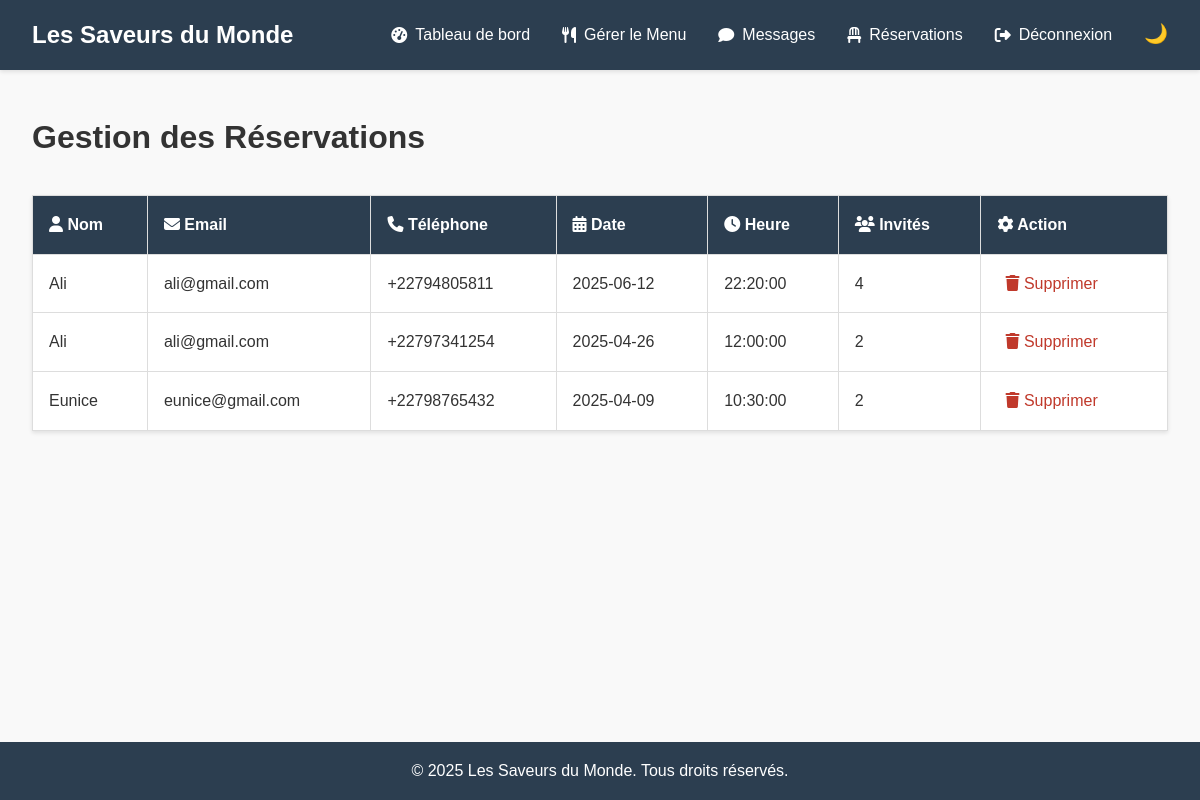
/admin/reservations.php (signed in), run on the app's committed database.
### tables this page shows
CREATE TABLE IF NOT EXISTS `reservations` (
  `id` int NOT NULL AUTO_INCREMENT,
  `name` varchar(100) NOT NULL,
  `email` varchar(100) NOT NULL,
  `phone` varchar(20) NOT NULL,
  `reservation_date` date NOT NULL,
  `reservation_time` time NOT NULL,
  `guests` int NOT NULL,
  PRIMARY KEY (`id`)
);

### admin/reservations.php (the view, shortened to what this page needs)
<?php
require_once '../includes/config.php';
try {
    $stmt = $pdo->query("SELECT * FROM reservations ORDER BY reservation_date DESC, reservation_time DESC");
    $reservations = $stmt->fetchAll(PDO::FETCH_ASSOC);
} catch (PDOException $e) {
    $error = "Erreur lors de la récupération des réservations : " . $e->getMessage();
    $reservations = [];
}
require_once '../includes/header.php';
?>
<main>
    <h1>Gestion des Réservations</h1>
    <section class="reservation-list">
        <?php if (empty($reservations)): ?>
            <p>Aucune réservation pour le moment.</p>
        <?php else: ?>
            <table>
                <thead>
                    <tr>
                        <th><i class="fas fa-user"></i> Nom</th>
                        <th><i class="fas fa-envelope"></i> Email</th>
                        <th><i class="fas fa-phone"></i> Téléphone</th>
                        <th><i class="fas fa-calendar-alt"></i> Date</th>
                        <th><i class="fas fa-clock"></i> Heure</th>
                        <th><i class="fas fa-users"></i> Invités</th>
                        <th><i class="fas fa-cog"></i> Action</th>
                    </tr>
                </thead>
                <tbody>
                    <?php foreach ($reservations as $reservation): ?>
                        <tr>
                            <td><?php echo htmlspecialchars($reservation['name']); ?></td>
                            <td><?php echo htmlspecialchars($reservation['email']); ?></td>
                            <td><?php echo htmlspecialchars($reservation['phone']); ?></td>
                            <td><?php echo htmlspecialchars($reservation['reservation_date']); ?></td>
                            <td><?php echo htmlspecialchars($reservation['reservation_time']); ?></td>
                            <td><?php echo htmlspecialchars($reservation['guests']); ?></td>
                            <td>
                                <a href="?delete=<?php echo $reservation['id']; ?>" class="delete-btn" onclick="return confirm('Supprimer cette réservation ?');"><i class="fas fa-trash"></i> Supprimer</a>
                            </td>
                        </tr>
                    <?php endforeach; ?>
                </tbody>
            </table>
        <?php endif; ?>
    </section>
</main>
<?php require_once '../includes/footer.php'; ?>

### assets/css/style.css (style rules this page uses)
:root { --bg-color: #f9f9f9; --text-color: #333; --nav-bg: #2c3e50; --nav-text: white; --card-bg: white; --shadow: rgba(0, 0, 0, 0.1); --form-bg: linear-gradient(135deg, #ffffff, #f1f1f1); --form-border: #e67e22; }
* { margin: 0; padding: 0; box-sizing: border-box; }
html { height: 100%; }
body { font-family: Arial, sans-serif; line-height: 1.6; background: var(--bg-color); color: var(--text-color); min-height: 100%; display: flex; flex-direction: column; }
main { margin-top: 80px; padding: 2rem; flex: 1; }
.delete-btn { color: #c0392b; text-decoration: none; padding: 0.5rem; transition: color 0.3s; }
.reservation-list table { width: 100%; border-collapse: collapse; background: var(--card-bg); box-shadow: 0 2px 4px var(--shadow); margin: 2rem 0; }
.reservation-list th, .reservation-list td { padding: 1rem; border: 1px solid #ddd; text-align: left; color: var(--text-color); }
.reservation-list th { background: var(--nav-bg); color: var(--nav-text); }

### data on the page
reservations: name "Ali", email "ali@gmail.com", phone "+22794805811", reservation_date "2025-06-12", reservation_time "22:20:00", guests "4"
reservations: name "Ali", email "ali@gmail.com", phone "+22797341254", reservation_date "2025-04-26", reservation_time "12:00:00", guests "2"
reservations: name "Eunice", email "eunice@gmail.com", phone "+22798765432", reservation_date "2025-04-09", reservation_time "10:30:00", guests "2"
